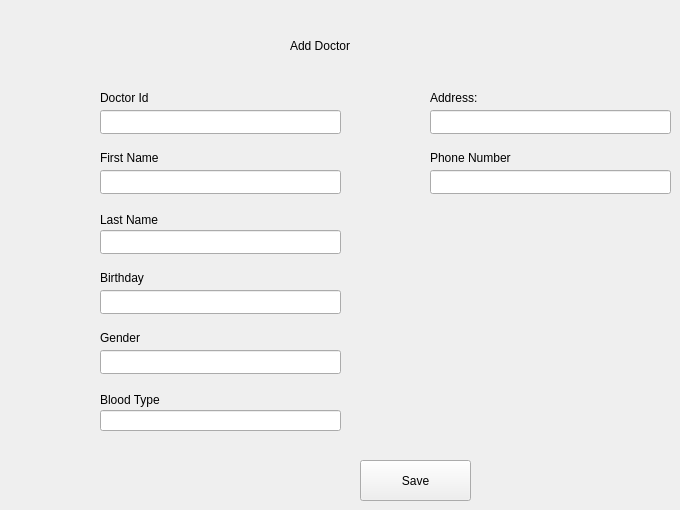
    <widget class="QWidget" name="page_7">
     <widget class="QLabel" name="label_15">
      <property name="geometry">
       <rect>
        <x>290</x>
        <y>30</y>
        <width>181</width>
        <height>31</height>
       </rect>
      </property>
      <property name="styleSheet">
       <string notr="true">font: 24pt &quot;Sitka Small&quot;;</string>
      </property>
      <property name="text">
       <string>Add Doctor</string>
      </property>
     </widget>
     <widget class="QLabel" name="label_16">
      <property name="geometry">
       <rect>
        <x>100</x>
        <y>90</y>
        <width>51</width>
        <height>16</height>
       </rect>
      </property>
      <property name="text">
       <string>Doctor Id</string>
      </property>
     </widget>
     <widget class="QLabel" name="label_17">
      <property name="geometry">
       <rect>
        <x>100</x>
        <y>150</y>
        <width>101</width>
        <height>16</height>
       </rect>
      </property>
      <property name="text">
       <string>First Name</string>
      </property>
     </widget>
     <widget class="QLabel" name="label_18">
      <property name="geometry">
       <rect>
        <x>100</x>
        <y>210</y>
        <width>101</width>
        <height>20</height>
       </rect>
      </property>
      <property name="text">
       <string>Last Name</string>
      </property>
     </widget>
     <widget class="QLabel" name="label_19">
      <property name="geometry">
       <rect>
        <x>100</x>
        <y>270</y>
        <width>101</width>
        <height>16</height>
       </rect>
      </property>
      <property name="text">
       <string>Birthday</string>
      </property>
     </widget>
     <widget class="QLabel" name="label_20">
      <property name="geometry">
       <rect>
        <x>430</x>
        <y>90</y>
        <width>121</width>
        <height>16</height>
       </rect>
      </property>
      <property name="text">
       <string>Address: </string>
      </property>
     </widget>
     <widget class="QLabel" name="label_21">
      <property name="geometry">
       <rect>
        <x>430</x>
        <y>150</y>
        <width>121</width>
        <height>16</height>
       </rect>
      </property>
      <property name="text">
       <string>Phone Number </string>
      </property>
     </widget>
     <widget class="QLabel" name="label_22">
      <property name="geometry">
       <rect>
        <x>100</x>
        <y>330</y>
        <width>101</width>
        <height>16</height>
       </rect>
      </property>
      <property name="text">
       <string>Gender</string>
      </property>
     </widget>
     <widget class="QLineEdit" name="doctorIdNumberLineEdit">
      <property name="geometry">
       <rect>
        <x>100</x>
        <y>110</y>
        <width>241</width>
        <height>24</height>
       </rect>
      </property>
     </widget>
     <widget class="QLineEdit" name="lastNameDoctorLineEdit">
      <property name="geometry">
       <rect>
        <x>100</x>
        <y>230</y>
        <width>241</width>
        <height>24</height>
       </rect>
      </property>
     </widget>
     <widget class="QLineEdit" name="dateOfBirthDoctorLineEdit">
      <property name="geometry">
       <rect>
        <x>100</x>
        <y>290</y>
        <width>241</width>
        <height>24</height>
       </rect>
      </property>
     </widget>
     <widget class="QLineEdit" name="addressDoctorLineEdit">
      <property name="geometry">
       <rect>
        <x>430</x>
        <y>110</y>
        <width>241</width>
        <height>24</height>
       </rect>
      </property>
     </widget>
     <widget class="QLineEdit" name="genderDoctorLineEdit">
      <property name="geometry">
       <rect>
        <x>100</x>
        <y>350</y>
        <width>241</width>
        <height>24</height>
       </rect>
      </property>
     </widget>
     <widget class="QLineEdit" name="phoneNumberDoctorLineEdit">
      <property name="geometry">
       <rect>
        <x>430</x>
        <y>170</y>
        <width>241</width>
        <height>24</height>
       </rect>
      </property>
     </widget>
     <widget class="QLineEdit" name="firstNameDoctorLineEdit">
      <property name="geometry">
       <rect>
        <x>100</x>
        <y>170</y>
        <width>241</width>
        <height>24</height>
       </rect>
      </property>
     </widget>
     <widget class="QPushButton" name="submitDoctorButton">
      <property name="geometry">
       <rect>
        <x>360</x>
        <y>460</y>
        <width>111</width>
        <height>41</height>
       </rect>
      </property>
      <property name="text">
       <string>Save</string>
      </property>
     </widget>
     <widget class="QLabel" name="label_26">
      <property name="geometry">
       <rect>
        <x>100</x>
        <y>390</y>
        <width>101</width>
        <height>20</height>
       </rect>
      </property>
      <property name="text">
       <string>Blood Type </string>
      </property>
     </widget>
     <widget class="QLineEdit" name="bloodTypeDoctorLineEdit">
      <property name="geometry">
       <rect>
        <x>100</x>
        <y>410</y>
        <width>241</width>
        <height>21</height>
       </rect>
      </property>
     </widget>
    </widget>
